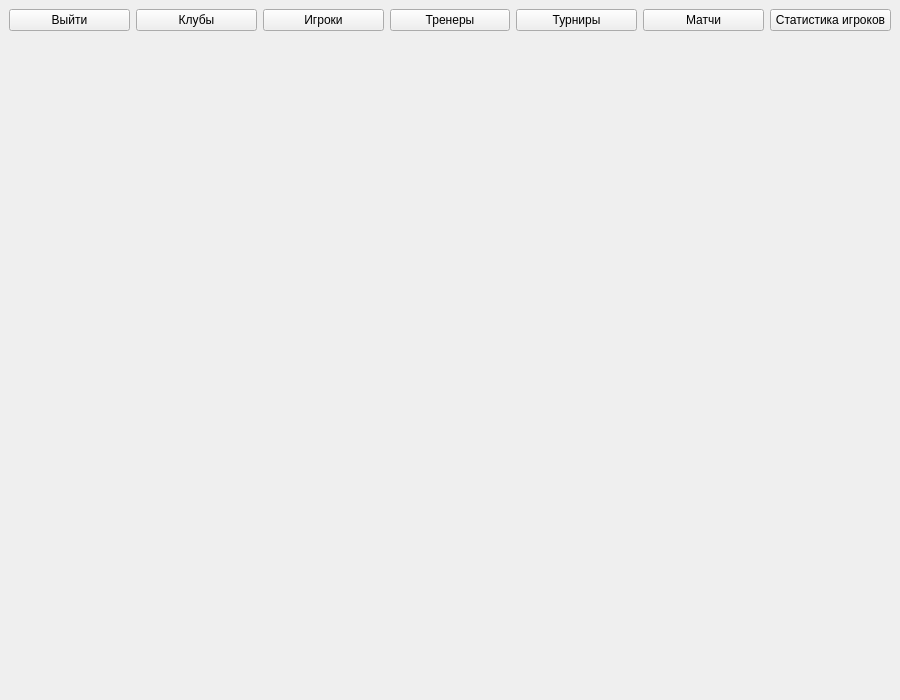
<?xml version="1.0" encoding="UTF-8"?>
<ui version="4.0">
 <class>AdminMainWindow</class>
 <widget class="QMainWindow" name="AdminMainWindow">
  <property name="geometry">
   <rect>
    <x>0</x>
    <y>0</y>
    <width>900</width>
    <height>700</height>
   </rect>
  </property>
  <property name="windowTitle">
   <string>АИС Футбольных клубов (Администратор)</string>
  </property>
  <widget class="QWidget" name="centralwidget">
   <layout class="QVBoxLayout" name="verticalLayout">
    <item>
     <layout class="QHBoxLayout" name="menuLayout">
      <item>
       <widget class="QPushButton" name="logoutButton">
        <property name="text">
         <string>Выйти</string>
        </property>
       </widget>
      </item>
      <item>
       <widget class="QPushButton" name="clubButton">
        <property name="text">
         <string>Клубы</string>
        </property>
       </widget>
      </item>
      <item>
       <widget class="QPushButton" name="playerButton">
        <property name="text">
         <string>Игроки</string>
        </property>
       </widget>
      </item>
      <item>
       <widget class="QPushButton" name="coachButton">
        <property name="text">
         <string>Тренеры</string>
        </property>
       </widget>
      </item>
      <item>
       <widget class="QPushButton" name="tournamentButton">
        <property name="text">
         <string>Турниры</string>
        </property>
       </widget>
      </item>
      <item>
       <widget class="QPushButton" name="matchButton">
        <property name="text">
         <string>Матчи</string>
        </property>
       </widget>
      </item>
      <item>
       <widget class="QPushButton" name="playerstatsButton">
        <property name="text">
         <string>Статистика игроков</string>
        </property>
       </widget>
      </item>
     </layout>
    </item>
    <item>
     <widget class="QStackedWidget" name="stackedWidget"/>
    </item>
   </layout>
  </widget>
 </widget>
 <resources/>
 <connections/>
</ui>
